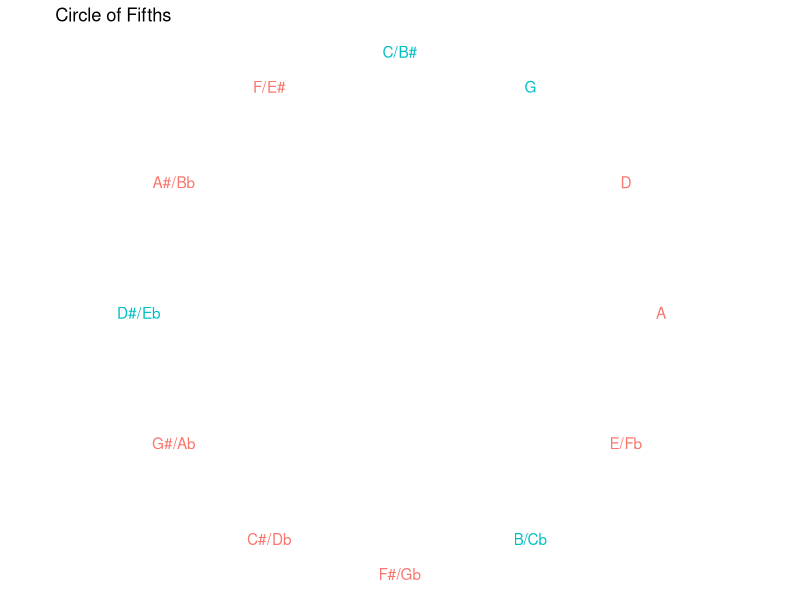

Write R code to recreate this figure.
## ---- chunk 1
knitr::opts_chunk$set(echo = TRUE, message = FALSE, warning = FALSE, cache = TRUE)
## ---- chunk 2
library(tidyverse)
## ---- chunk 3
read_csv('Notes.csv')
## ---- chunk 4
diatonic <- tibble(
  "Class" = c(9, 11, 0, 2, 4, 5, 7), 
  "Name" =  LETTERS[1:7])
## ---- chunk 5
sharps <- diatonic %>%
  transmute(Class = (Class + 1) %% 12,
         sharps = str_c(Name, "#"), )

flats <- diatonic %>%
  transmute(Class = (Class - 1) %% 12,
         flats = str_c(Name, 'b'))
## ---- chunk 6
Notes <- flats %>% 
  full_join(sharps, by = "Class") %>%
  full_join(diatonic, by = "Class") %>%
  mutate(across(-Class, str_replace_na)) %>%
  mutate(Name = str_c(Name, sharps, flats, sep = "/")) %>%
  mutate(Name = str_remove_all(Name, "NA/")) %>% 
  mutate(Name = str_remove_all(Name, "/NA")) %>%
  mutate(Name = str_remove_all(Name, "/$")) %>%
  select(Class, Name) %>%
  arrange(Class)
## ---- chunk 7
Notes
## ---- chunk 8
c5_classes <- 
  tibble("Class"  =  (5*(0:11)) %% 12,
         "c5_order" = 0:11) %>%
  mutate(c5_x = -sin(2*pi*c5_order/12),
         c5_y = cos(2*pi*c5_order/12))

Notes <- Notes %>% left_join(c5_classes, by = "Class")
## ---- chunk 9
Notes
## ---- chunk 10
pcs <- c(0, 3, 7, 11)

Notes %>% mutate(Selected = Class %in% pcs) %>%
  ggplot() +
  geom_text(aes(c5_x, c5_y, label = Name, color = Selected), show.legend = FALSE) +
  labs(title = 'Circle of Fifths', x = NULL, y = NULL) +
  coord_fixed() +
  theme_void() +
  xlim(-1.2, 1.2)
